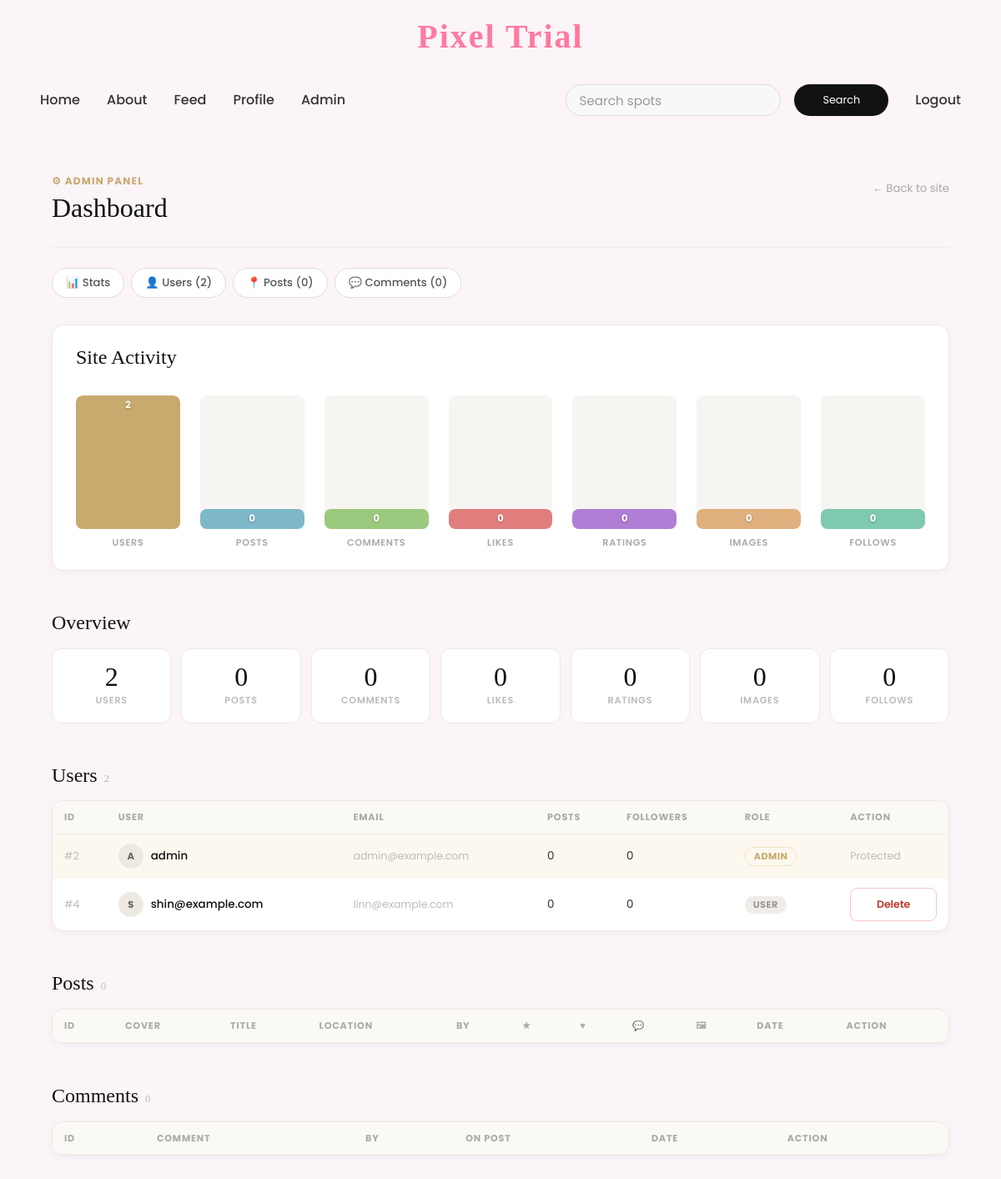
/admin (signed in), run on the app's committed database.
### tables this page shows
CREATE TABLE users (
    id          INTEGER PRIMARY KEY AUTOINCREMENT,
    username    TEXT UNIQUE NOT NULL,
    email       TEXT UNIQUE,
    password    TEXT NOT NULL,
    role        TEXT DEFAULT 'user',
    is_admin    INTEGER DEFAULT 0
);

### app.py (the view)
@app.route('/admin')
@admin_required
def admin():
    db = get_db()
    users = db.execute("""
        SELECT
            users.id,
            users.username,
            users.email,
            users.role,
            users.is_admin,
            profiles.profile_photo,
            COUNT(DISTINCT spots.id) AS post_count,
            COUNT(DISTINCT followers.id) AS follower_count
        FROM users
        LEFT JOIN profiles ON profiles.user_id = users.id
        LEFT JOIN spots ON spots.user_id = users.id
        LEFT JOIN followers ON followers.following_id = users.id
        GROUP BY users.id
        ORDER BY users.id ASC
    """).fetchall()
    posts = db.execute("""
        SELECT
            spots.id,
            spots.name,
            spots.location,
            spots.cover_image,
            spots.created_at,
            users.id AS user_id,
            users.username,
            COUNT(DISTINCT likes.id) AS like_count,
            COUNT(DISTINCT comments.id) AS comment_count,
            COUNT(DISTINCT spot_images.id) AS image_count,
            ROUND(AVG(ratings.rating), 1) AS avg_rating
        FROM spots
        JOIN users ON users.id = spots.user_id
        LEFT JOIN likes ON likes.spot_id = spots.id
        LEFT JOIN comments ON comments.spot_id = spots.id
        LEFT JOIN spot_images ON spot_images.spot_id = spots.id
        LEFT JOIN ratings ON ratings.spot_id = spots.id
        GROUP BY spots.id
        ORDER BY spots.created_at DESC
    """).fetchall()
    comments = db.execute("""
        SELECT comments.id, comments.comment, comments.created_at, comments.user_id, comments.spot_id,
               users.username AS author, spots.name AS spot_name
        FROM comments
        JOIN users ON users.id = comments.user_id
        JOIN spots ON spots.id = comments.spot_id
        ORDER BY comments.created_at DESC
    """).fetchall()
    stats = {
        'users': db.execute('SELECT COUNT(*) FROM users').fetchone()[0],
        'posts': db.execute('SELECT COUNT(*) FROM spots').fetchone()[0],
        'comments': db.execute('SELECT COUNT(*) FROM comments').fetchone()[0],
        'likes': db.execute('SELECT COUNT(*) FROM likes').fetchone()[0],
        'ratings': db.execute('SELECT COUNT(*) FROM ratings').fetchone()[0],
        'images': db.execute('SELECT COUNT(*) FROM spot_images').fetchone()[0],
        'followers': db.execute('SELECT COUNT(*) FROM followers').fetchone()[0]
    }
    db.close()
    return render_template('admin.html', users=users, posts=posts, comments=comments, stats=stats)

### app.py (called while the page is built)
@app.context_processor
def inject_site_name():
    return {"siteName": "Pixel Trial"}

def get_db():
    conn = sqlite3.connect(DB_PATH)
    conn.row_factory = sqlite3.Row
    return conn

def admin_required(f):
    @wraps(f)
    def decorated(*args, **kwargs):
        if not session.get("user_id") or not session.get("is_admin"):
            return redirect(url_for("login"))
        return f(*args, **kwargs)
    return decorated

@app.before_request
def check_user_session():
    if 'user_id' in session:
        db = get_db()
        user = db.execute(
            'SELECT id, role, is_admin FROM users WHERE id = ?',
            (session['user_id'],)
        ).fetchone()
        db.close()
        if not user:
            session.clear()
        else:
            session['role'] = user['role']
            session['is_admin'] = bool(user['is_admin'])

### templates/admin.html (shortened to what this page needs)
{% extends "base.html" %}
{% block content %}
<div class="adm-wrap">
  <div class="adm-header">
    <div>
      <p class="adm-eyebrow">⚙ Admin Panel</p>
      <h1 class="adm-title">Dashboard</h1>
    </div>
    <a href="{{ url_for('feed') }}" class="adm-back">← Back to site</a>
  </div>
  <div class="adm-nav">
    <a href="#stats"    class="adm-nav-item">📊 Stats</a>
    <a href="#users"    class="adm-nav-item">👤 Users ({{ users|length }})</a>
    <a href="#posts"    class="adm-nav-item">📍 Posts ({{ posts|length }})</a>
    <a href="#comments" class="adm-nav-item">💬 Comments ({{ comments|length }})</a>
  </div>
  <section class="adm-section adm-chart-section">
    <h2 class="adm-section-title">Site Activity</h2>
    <div class="adm-chart">
      {% set chart_data = [
        ('Users',    stats.users,    '#c8a96e'),
        ('Posts',    stats.posts,    '#7eb8c9'),
        ('Comments', stats.comments, '#9bc97e'),
        ('Likes',    stats.likes,    '#e07e7e'),
        ('Ratings',  stats.ratings,  '#b07ed4'),
        ('Images',   stats.images,   '#e0b07e'),
        ('Follows',  stats.followers,'#7ec9b0'),
      ] %}
      {% set max_val = [stats.users, stats.posts, stats.comments, stats.likes, stats.ratings, stats.images, stats.followers] | max %}
      {% for label, value, color in chart_data %}
        <div class="adm-bar-group">
          <div class="adm-bar-track">
            <div class="adm-bar-fill"
                 style="height: {% if max_val > 0 %}{{ ((value / max_val) * 100) | round | int }}%{% else %}0%{% endif %};
                        background: {{ color }};">
              <span class="adm-bar-val">{{ value }}</span>
            </div>
          </div>
          <span class="adm-bar-lbl">{{ label }}</span>
        </div>
      {% endfor %}
    </div>
  </section>
  <section class="adm-section" id="stats">
    <h2 class="adm-section-title">Overview</h2>
    <div class="adm-stats">
      <div class="adm-stat-card">
        <span class="adm-stat-num">{{ stats.users }}</span>
        <span class="adm-stat-lbl">Users</span>
      </div>
      <div class="adm-stat-card">
        <span class="adm-stat-num">{{ stats.posts }}</span>
        <span class="adm-stat-lbl">Posts</span>
      </div>
      <div class="adm-stat-card">
        <span class="adm-stat-num">{{ stats.comments }}</span>
        <span class="adm-stat-lbl">Comments</span>
      </div>
      <div class="adm-stat-card">
        <span class="adm-stat-num">{{ stats.likes }}</span>
        <span class="adm-stat-lbl">Likes</span>
      </div>
      <div class="adm-stat-card">
        <span class="adm-stat-num">{{ stats.ratings }}</span>
        <span class="adm-stat-lbl">Ratings</span>
      </div>
      <div class="adm-stat-card">
        <span class="adm-stat-num">{{ stats.images }}</span>
        <span class="adm-stat-lbl">Images</span>
      </div>
      <div class="adm-stat-card">
        <span class="adm-stat-num">{{ stats.followers }}</span>
        <span class="adm-stat-lbl">Follows</span>
      </div>
    </div>
  </section>
  <section class="adm-section" id="users">
    <h2 class="adm-section-title">
      Users <span class="adm-count">{{ users|length }}</span>
    </h2>
    <div class="adm-table-wrap">
      <table class="adm-table">
        <thead>
          <tr>
            <th>ID</th>
            <th>User</th>
            <th>Email</th>
            <th>Posts</th>
            <th>Followers</th>
            <th>Role</th>
            <th>Action</th>
          </tr>
        </thead>
        <tbody>
          {% for u in users %}
            <tr class="{% if u.is_admin %}adm-row-admin{% endif %}">
              <td class="adm-muted">#{{ u.id }}</td>
              <td>
                <div class="adm-user-cell">
                  {% if u.profile_photo and u.profile_photo != 'default.jpg' %}
                    <img src="{{ url_for('static', filename='images/profiles/' ~ u.profile_photo) }}"
                         class="adm-avatar" alt="">
                  {% else %}
                    <div class="adm-avatar adm-avatar-i">{{ u.username[0].upper() }}</div>
                  {% endif %}
                  <a href="{{ url_for('profile', user_id=u.id) }}" class="adm-link">
                    {{ u.username }}
                  </a>
                </div>
              </td>
              <td class="adm-muted">{{ u.email or '—' }}</td>
              <td>{{ u.post_count }}</td>
              <td>{{ u.follower_count }}</td>
              <td>
                {% if u.is_admin %}
                  <span class="adm-badge adm-badge-admin">Admin</span>
                {% else %}
                  <span class="adm-badge">User</span>
                {% endif %}
              </td>
              <td>
                {% if not u.is_admin %}
                  <form action="{{ url_for('admin_delete_user', user_id=u.id) }}"
                        method="POST"
                        onsubmit="return confirm('Delete {{ u.username }} and ALL their data? This cannot be undone.')">
                    <button type="submit" class="adm-del-btn">Delete</button>
                  </form>
                {% else %}
                  <span class="adm-muted">Protected</span>
                {% endif %}
              </td>
            </tr>
          {% endfor %}
        </tbody>
      </table>
    </div>
  </section>
  <section class="adm-section" id="posts">
    <h2 class="adm-section-title">
      Posts <span class="adm-count">{{ posts|length }}</span>
    </h2>
    <div class="adm-table-wrap">
      <table class="adm-table">
        <thead>
          <tr>
            <th>ID</th>
            <th>Cover</th>
            <th>Title</th>
            <th>Location</th>
            <th>By</th>
            <th>★</th>
            <th>♥</th>
            <th>💬</th>
            <th>🖼</th>
            <th>Date</th>
            <th>Action</th>
          </tr>
        </thead>
      </table>
    </div>
  </section>
  <section class="adm-section" id="comments">
    <h2 class="adm-section-title">
      Comments <span class="adm-count">{{ comments|length }}</span>
    </h2>
    <div class="adm-table-wrap">
      <table class="adm-table">
        <thead>
          <tr>
            <th>ID</th>
            <th>Comment</th>
            <th>By</th>
            <th>On post</th>
            <th>Date</th>
            <th>Action</th>
          </tr>
        </thead>
      </table>
    </div>
  </section>
</div>
{% endblock %}

### templates/base.html (shortened to what this page needs)
<!DOCTYPE html>
<html>
<head>
    <link href="https://cdn.jsdelivr.net/npm/bootstrap@5.3.2/dist/css/bootstrap.min.css" rel="stylesheet">
    <link rel="stylesheet" href="{{ url_for('static', filename='styles.css') }}">
</head>
<body>
 <h2 class="logo">Pixel Trial </h2>
<nav class="navbar navbar-expand-lg navbar-light">
    <div class="container-fluid">
        <div class="collapse navbar-collapse" id="navbarNavAltMarkup">
            <div class="navbar-nav">
                <a class="nav-link active" href="/">Home</a>
                <a class="nav-link" href="/about">About</a>
                <a class="nav-link" href="/feed">Feed</a>
                <a class="nav-link" href="/profile">Profile</a>
                {% if session.get('is_admin') %}
                    <a class="nav-link" href="/admin">Admin</a>
                {% endif %}
            </div>
            <div class="d-flex align-items-center ms-auto">
                <form class="d-flex me-3" action="/search" method="GET">
                    <input class="form-control me-2" type="search" name="query" placeholder="Search spots">
                    <button class="btn btn-outline-light">Search</button>
                </form>
                <div class="navbar-nav">
                    {% if session.get('user_id') %}
                        <a class="nav-link" href="/logout">Logout</a>
                    {% else %}
                        <a class="nav-link" href="/login">Login</a>
                        <a class="nav-link" href="/register">Register</a>
                    {% endif %}
                </div>
            </div>
        </div>
    </div>
</nav>
    <div class="container mt-4">
        {% block content %}
        {% endblock %}
    </div>
</body>
</html>

### data on the page
users: id "2", username "A", username "admin", email "admin@example.com", post_count "0", follower_count "0", is_admin "ADMIN"
users: id "4", username "S", username "shin@example.com", email "linn@example.com", post_count "0", follower_count "0", shows "USER"

### other printed values
{{ users|length }} "2"
{{ posts|length }} "0"
{{ comments|length }} "0"
{{ value }} "2" "0" "0" "0" "0" "0" "0"
{{ label }} "USERS" "POSTS" "COMMENTS" "LIKES" "RATINGS" "IMAGES" "FOLLOWS"
{{ stats.users }} "2"
{{ stats.posts }} "0"
{{ stats.comments }} "0"
{{ stats.likes }} "0"
{{ stats.ratings }} "0"
{{ stats.images }} "0"
{{ stats.followers }} "0"
